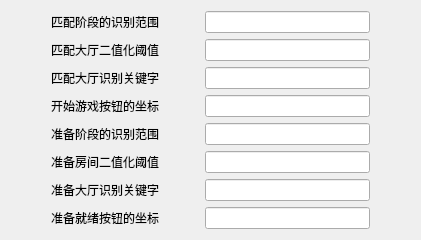
         <widget class="QWidget" name="page_2">
          <property name="sizePolicy">
           <sizepolicy hsizetype="Expanding" vsizetype="Expanding">
            <horstretch>0</horstretch>
            <verstretch>0</verstretch>
           </sizepolicy>
          </property>
          <layout class="QGridLayout" name="gridLayout_3">
           <item row="11" column="1">
            <widget class="QLabel" name="lb_ready_keywords">
             <property name="text">
              <string>准备大厅识别关键字</string>
             </property>
            </widget>
           </item>
           <item row="11" column="3">
            <widget class="QLineEdit" name="le_ready_keywords"/>
           </item>
           <item row="8" column="1">
            <widget class="QLabel" name="lb_playxy">
             <property name="text">
              <string>开始游戏按钮的坐标</string>
             </property>
            </widget>
           </item>
           <item row="7" column="3">
            <widget class="QLineEdit" name="le_play_keywords"/>
           </item>
           <item row="6" column="1">
            <widget class="QLabel" name="lb_play_binaryzation">
             <property name="text">
              <string>匹配大厅二值化阈值</string>
             </property>
            </widget>
           </item>
           <item row="4" column="4">
            <spacer name="horizontalSpacer_11">
             <property name="orientation">
              <enum>Qt::Horizontal</enum>
             </property>
             <property name="sizeHint" stdset="0">
              <size>
               <width>40</width>
               <height>20</height>
              </size>
             </property>
            </spacer>
           </item>
           <item row="6" column="3">
            <widget class="QLineEdit" name="le_play_binaryzation"/>
           </item>
           <item row="4" column="0">
            <spacer name="horizontalSpacer_13">
             <property name="orientation">
              <enum>Qt::Horizontal</enum>
             </property>
             <property name="sizeHint" stdset="0">
              <size>
               <width>40</width>
               <height>20</height>
              </size>
             </property>
            </spacer>
           </item>
           <item row="9" column="1">
            <widget class="QLabel" name="lb_ready_area">
             <property name="text">
              <string>准备阶段的识别范围</string>
             </property>
            </widget>
           </item>
           <item row="10" column="3">
            <widget class="QLineEdit" name="le_ready_binaryzation"/>
           </item>
           <item row="9" column="3">
            <widget class="QLineEdit" name="le_ready_area"/>
           </item>
           <item row="10" column="1">
            <widget class="QLabel" name="lb_ready_binaryzation">
             <property name="text">
              <string>准备房间二值化阈值</string>
             </property>
            </widget>
           </item>
           <item row="4" column="2">
            <spacer name="horizontalSpacer_12">
             <property name="orientation">
              <enum>Qt::Horizontal</enum>
             </property>
             <property name="sizeHint" stdset="0">
              <size>
               <width>40</width>
               <height>20</height>
              </size>
             </property>
            </spacer>
           </item>
           <item row="7" column="1">
            <widget class="QLabel" name="lb_play_keywords">
             <property name="text">
              <string>匹配大厅识别关键字</string>
             </property>
            </widget>
           </item>
           <item row="12" column="3">
            <widget class="QLineEdit" name="le_readyxy"/>
           </item>
           <item row="8" column="3">
            <widget class="QLineEdit" name="le_playxy">
             <property name="minimumSize">
              <size>
               <width>165</width>
               <height>0</height>
              </size>
             </property>
            </widget>
           </item>
           <item row="12" column="1">
            <widget class="QLabel" name="lb_readyxy">
             <property name="text">
              <string>准备就绪按钮的坐标</string>
             </property>
            </widget>
           </item>
           <item row="4" column="1">
            <widget class="QLabel" name="lb_play_area">
             <property name="text">
              <string>匹配阶段的识别范围</string>
             </property>
            </widget>
           </item>
           <item row="4" column="3">
            <widget class="QLineEdit" name="le_play_area">
             <property name="minimumSize">
              <size>
               <width>165</width>
               <height>0</height>
              </size>
             </property>
             <property name="maximumSize">
              <size>
               <width>200</width>
               <height>16777215</height>
              </size>
             </property>
            </widget>
           </item>
          </layout>
         </widget>
